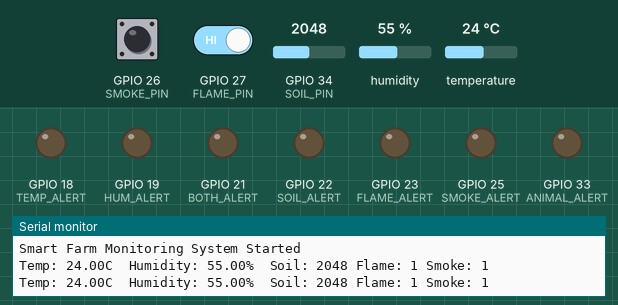
The sketch below on a simulated ESP32. Parts: output pins drawn as LEDs (lit = HIGH), the last lines printed to the serial monitor. Inputs (shaded band) come from the test bench; at power-on: humidity 55 %, GPIO 34 (SOIL_PIN) = 2048, GPIO 27 (FLAME_PIN) HIGH, GPIO 26 (SMOKE_PIN) HIGH, temperature 24 °C. The modem accepts every AT command (registered, SIM ready, sends succeed) and sends nothing else.

Above: at 4.8 s.
4.9 s: humidity set to 69 %
9.9 s: humidity set to 72 %
At 12.5 s:
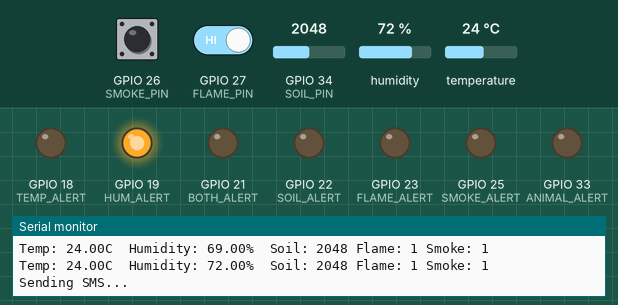
14.9 s: GPIO 34 (SOIL_PIN) set to 2965
24.2 s: GPIO 34 (SOIL_PIN) set to 3048
At 28.8 s:
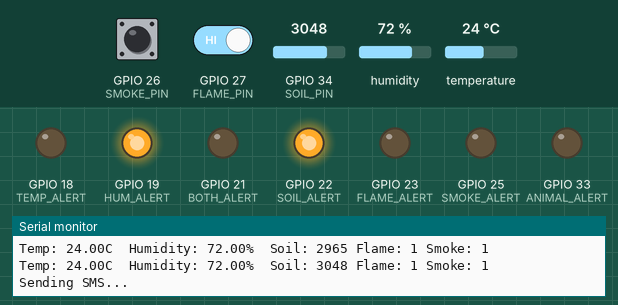
29.2 s: GPIO 27 (FLAME_PIN) driven LOW
38.5 s: GPIO 26 (SMOKE_PIN) pulled LOW for 3 s
At 40.4 s:
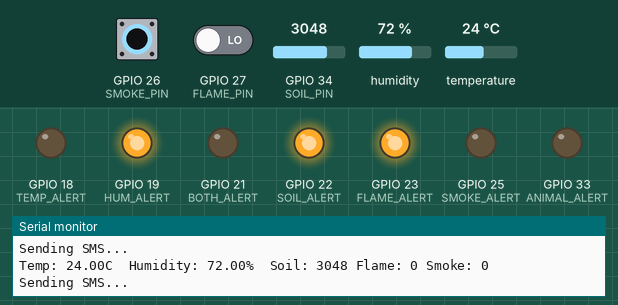
At 47.3 s:
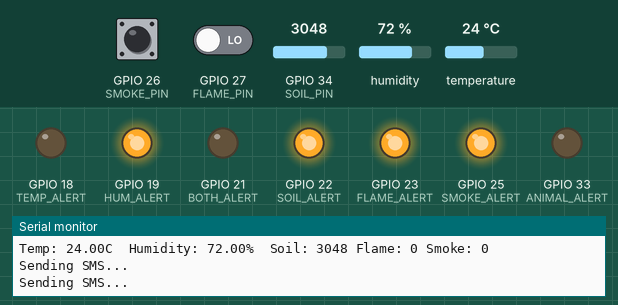
Timing chart, 0 to 59.7 s (numbered marks = the images above; inputs shaded):
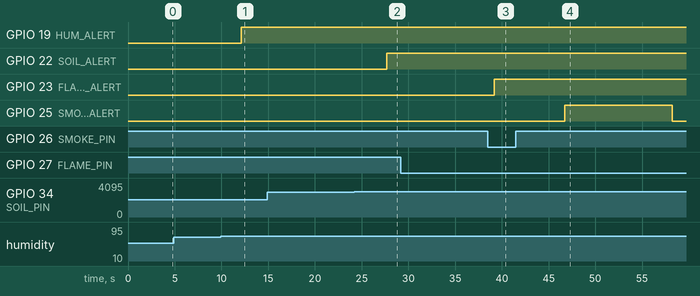

Measured:
- the behaviour switches between 70 and 71 % on humidity (found by bisection; images 0 and 1)
- the behaviour switches between 3000 and 3001 on GPIO 34 (SOIL_PIN) (found by bisection; images 1 and 2)
- after the input at 9.9 s, GPIO 19 (HUM_ALERT): LOW → HIGH after 2.2 s
- after the input at 24.2 s, GPIO 22 (SOIL_ALERT): LOW → HIGH after 3.5 s
- after the input at 29.2 s, every drawn part: stays the same
- after the input at 38.5 s, GPIO 25 (SMOKE_ALERT): LOW → HIGH after 8.2 s, → LOW 11.5 s later

The sketch:

Life_on_Land.ino
```cpp
#include <DHT.h>

// ---------------- DHT11 ----------------
#define DHTPIN 4
#define DHTTYPE DHT11
DHT dht(DHTPIN, DHTTYPE);

// ---------------- SOIL SENSOR ----------------
#define SOIL_PIN 34

// ---------------- FLAME SENSOR ----------------
#define FLAME_PIN 27

// ---------------- SMOKE SENSOR ----------------
#define SMOKE_PIN 26

// ---------------- GSM UART ----------------
#define RXD2 16
#define TXD2 17

// ---------------- OUTPUT ALERT PINS ----------------
#define TEMP_ALERT 18
#define HUM_ALERT 19
#define BOTH_ALERT 21
#define SOIL_ALERT 22
#define FLAME_ALERT 23
#define SMOKE_ALERT 25
#define ANIMAL_ALERT 33

String phoneNumber = "+91**********"; // Your mobile number to send sms alert

// Alert flags
bool tempAlertSent = false;
bool humAlertSent = false;
bool bothAlertSent = false;
bool soilAlertSent = false;
bool flameAlertSent = false;
bool smokeAlertSent = false;
bool animalAlertSent = false;

String incomingData = "";

// ---------------- SMS FUNCTION ----------------
void sendSMS(String message)
{
  Serial.println("Sending SMS...");

  Serial2.println("AT+CMGF=1");
  delay(1000);

  Serial2.print("AT+CMGS=\"");
  Serial2.print(phoneNumber);
  Serial2.println("\"");
  delay(1000);

  Serial2.print(message);
  delay(500);

  Serial2.write(26);
  delay(5000);
}

void setup()
{
  Serial.begin(9600);
  Serial2.begin(9600, SERIAL_8N1, RXD2, TXD2);

  dht.begin();

  pinMode(TEMP_ALERT, OUTPUT);
  pinMode(HUM_ALERT, OUTPUT);
  pinMode(BOTH_ALERT, OUTPUT);
  pinMode(SOIL_ALERT, OUTPUT);
  pinMode(FLAME_ALERT, OUTPUT);
  pinMode(SMOKE_ALERT, OUTPUT);
  pinMode(ANIMAL_ALERT, OUTPUT);

  pinMode(FLAME_PIN, INPUT);
  pinMode(SMOKE_PIN, INPUT);

  Serial.println("Smart Farm Monitoring System Started");
}

void loop()
{

  // ---------------- READ YOLO DATA ----------------
  if (Serial.available())
  {
    incomingData = Serial.readStringUntil('\n');
    incomingData.trim();   // FIXED: removes \r or spaces

    if (incomingData == "ANIMAL")
    {
      digitalWrite(ANIMAL_ALERT, HIGH);

      if (!animalAlertSent)
      {
        sendSMS("Warning: Wild animal detected in farm!");
        animalAlertSent = true;
      }
    }

    else if (incomingData == "FIRE")
    {
      digitalWrite(FLAME_ALERT, HIGH);

      if (!flameAlertSent)
      {
        sendSMS("Emergency: Fire detected in farm!");
        flameAlertSent = true;
      }
    }

    else
    {
      digitalWrite(ANIMAL_ALERT, LOW);
      animalAlertSent = false;
    }
  }

  // ---------------- SENSOR READINGS ----------------

  float humidity = dht.readHumidity();
  float temperature = dht.readTemperature();

  int soilValue = analogRead(SOIL_PIN);
  int flame = digitalRead(FLAME_PIN);
  int smoke = digitalRead(SMOKE_PIN);

  if (isnan(humidity) || isnan(temperature))
  {
    Serial.println("DHT Sensor Error");
    delay(2000);
    return;
  }

  Serial.print("Temp: ");
  Serial.print(temperature);
  Serial.print("C  ");

  Serial.print("Humidity: ");
  Serial.print(humidity);
  Serial.print("%  ");

  Serial.print("Soil: ");
  Serial.print(soilValue);

  Serial.print(" Flame: ");
  Serial.print(flame);

  Serial.print(" Smoke: ");
  Serial.println(smoke);

  // ---------------- TEMPERATURE ----------------

  if (temperature > 30)
  {
    digitalWrite(TEMP_ALERT, HIGH);

    if (!tempAlertSent)
    {
      sendSMS("Alert: High temperature detected in farm!");
      tempAlertSent = true;
    }
  }
  else
  {
    digitalWrite(TEMP_ALERT, LOW);
    tempAlertSent = false;
  }

  // ---------------- HUMIDITY ----------------

  if (humidity > 70)
  {
    digitalWrite(HUM_ALERT, HIGH);

    if (!humAlertSent)
    {
      sendSMS("Alert: High humidity detected in farm!");
      humAlertSent = true;
    }
  }
  else
  {
    digitalWrite(HUM_ALERT, LOW);
    humAlertSent = false;
  }

  // ---------------- BOTH TEMP + HUM ----------------

  if (temperature > 30 && humidity > 70)
  {
    digitalWrite(BOTH_ALERT, HIGH);

    if (!bothAlertSent)
    {
      sendSMS("Alert: High temperature and humidity detected!");
      bothAlertSent = true;
    }
  }
  else
  {
    digitalWrite(BOTH_ALERT, LOW);
    bothAlertSent = false;
  }

  // ---------------- SOIL ----------------

  if (soilValue > 3000)
  {
    digitalWrite(SOIL_ALERT, HIGH);

    if (!soilAlertSent)
    {
      sendSMS("Alert: Soil moisture low. Irrigation required!");
      soilAlertSent = true;
    }
  }
  else
  {
    digitalWrite(SOIL_ALERT, LOW);
    soilAlertSent = false;
  }

  // ---------------- FLAME SENSOR ----------------

  if (flame == LOW)
  {
    digitalWrite(FLAME_ALERT, HIGH);

    if (!flameAlertSent)
    {
      sendSMS("Emergency: Flame detected!");
      flameAlertSent = true;
    }
  }
  else
  {
    digitalWrite(FLAME_ALERT, LOW);
    flameAlertSent = false;
  }

  // ---------------- SMOKE SENSOR ----------------

  if (smoke == LOW)
  {
    digitalWrite(SMOKE_ALERT, HIGH);

    if (!smokeAlertSent)
    {
      sendSMS("Warning: Smoke detected!");
      smokeAlertSent = true;
    }
  }
  else
  {
    digitalWrite(SMOKE_ALERT, LOW);
    smokeAlertSent = false;
  }

  delay(4000);
}
```
